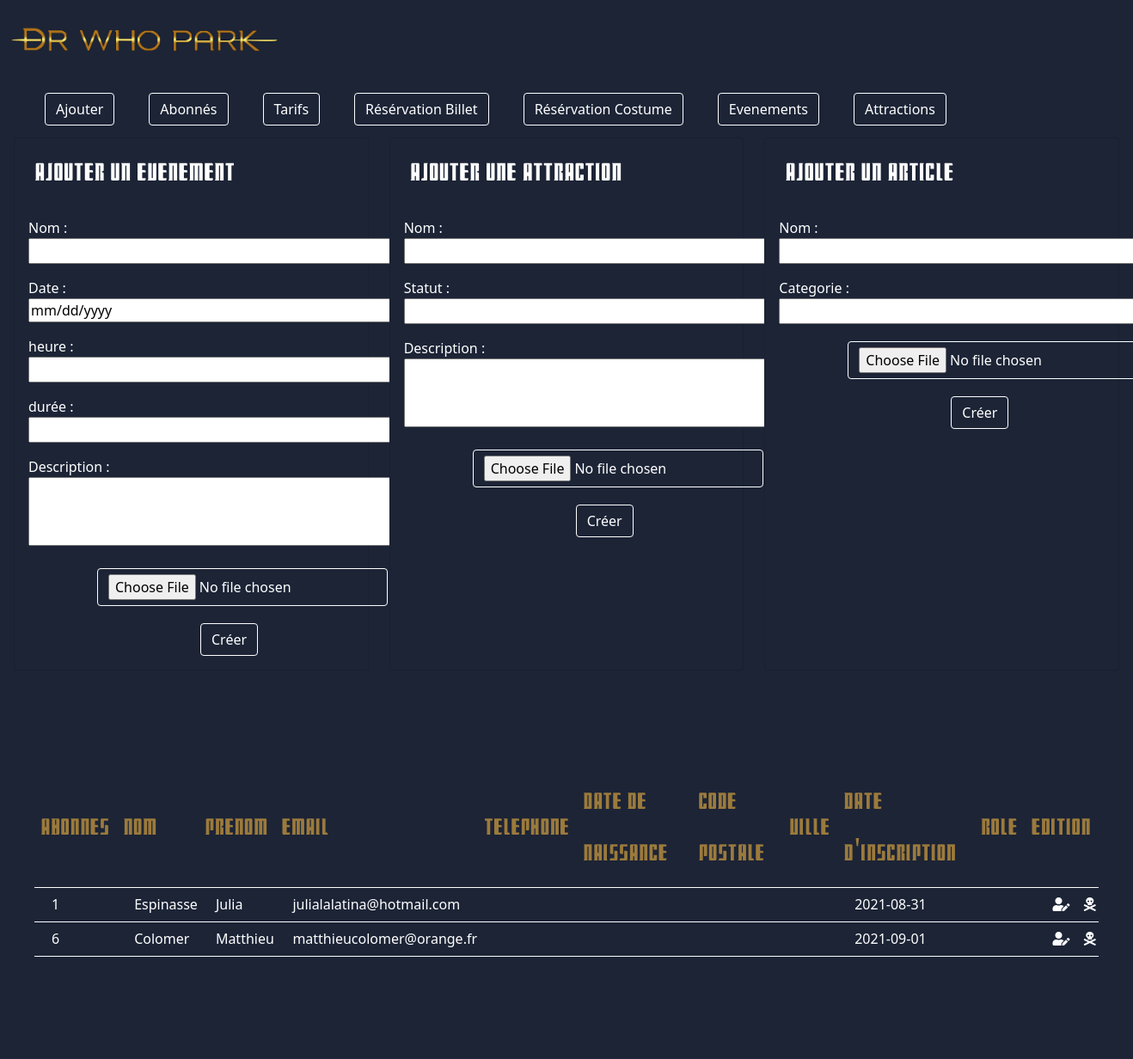
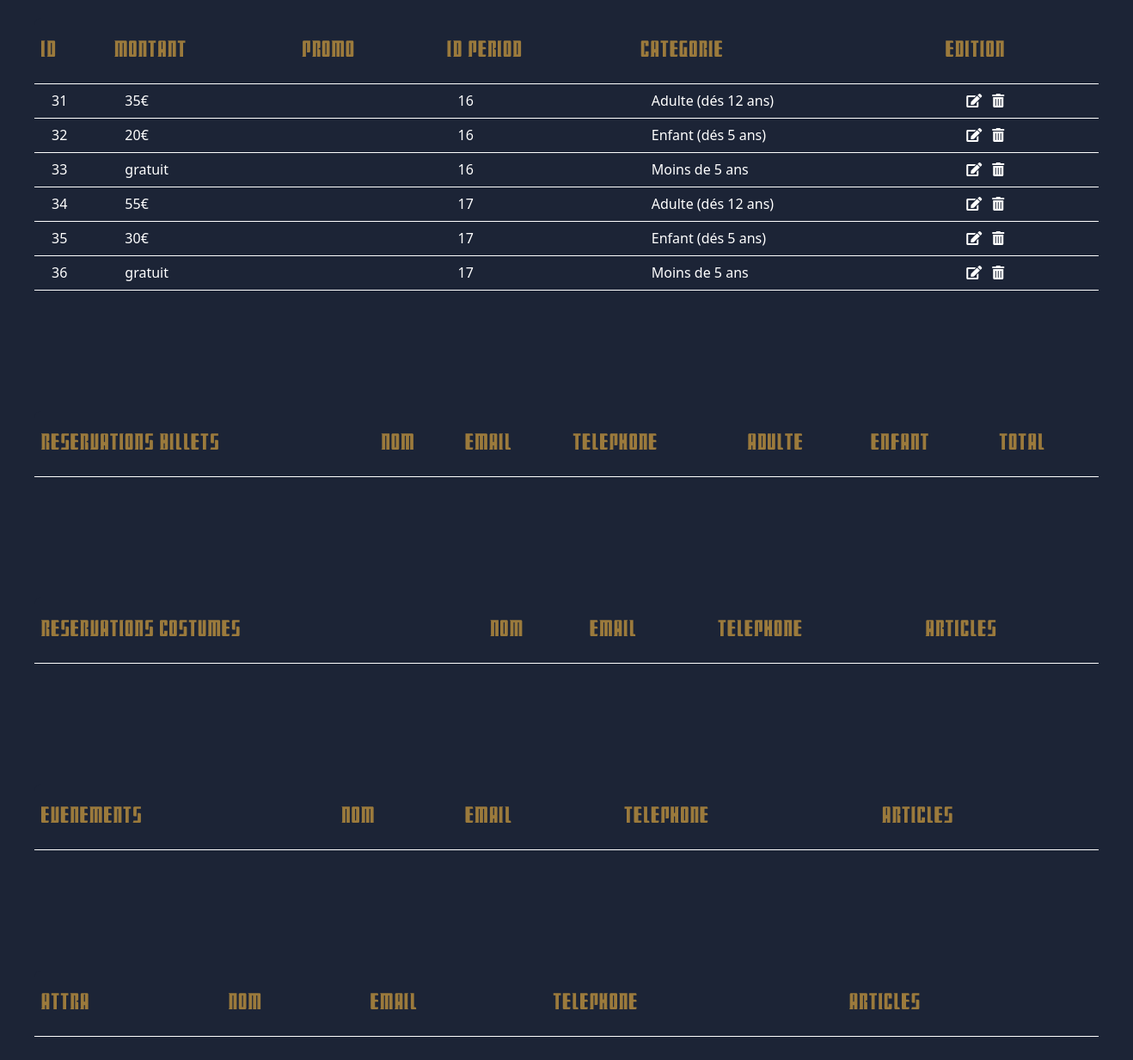
The page /HTML/ADMIN/admin.php on the database its author committed (2 pictures, top to bottom).
### tables this page shows
CREATE TABLE IF NOT EXISTS `user` (
  `id` int NOT NULL AUTO_INCREMENT,
  `name` varchar(50) NOT NULL,
  `firstname` varchar(50) NOT NULL,
  `email` varchar(50) NOT NULL,
  `mdp` varchar(50) NOT NULL,
  `birthday` date DEFAULT NULL,
  `phone` int DEFAULT NULL,
  `postcode` int DEFAULT NULL,
  `city` varchar(50) DEFAULT NULL,
  `date_inscription` date NOT NULL,
  PRIMARY KEY (`id`)
);

CREATE TABLE IF NOT EXISTS `tarif` (
  `id` int NOT NULL AUTO_INCREMENT,
  `montant` varchar(50) NOT NULL,
  `promo` varchar(3) DEFAULT NULL,
  `period_id` int DEFAULT NULL,
  `categorie` varchar(50) NOT NULL,
  PRIMARY KEY (`id`)
);

### PHP/BDD/functionsBdd.php (called while the page is built, shortened)
<?php
function allUsers($bdd) {
    $sql = "SELECT * from user";
    $req =  $bdd->prepare($sql);
    $result = $req->execute();
    $data = $req->fetchAll(PDO::FETCH_OBJ);
    return $data;
}
function allTarifs($bdd) {
    $sql = "SELECT * from tarif";
    $req =  $bdd->prepare($sql);
    $result = $req->execute();
    $data = $req->fetchAll(PDO::FETCH_OBJ);
    return $data;
}

### HTML/ADMIN/admin.php (the view, shortened to what this page needs)
<!DOCTYPE html>
<html lang="fr">
    <head>
        <link href="https://unpkg.com/aos@2.3.1/dist/aos.css" rel="stylesheet">
        <link href="https://cdnjs.cloudflare.com/ajax/libs/font-awesome/5.13.1/css/all.min.css" rel="stylesheet"/>
        <link href="https://cdn.jsdelivr.net/npm/bootstrap@5.0.0-beta2/dist/css/bootstrap.min.css" rel="stylesheet"
>
        <link href="../../font/stylesheet.css" rel="stylesheet"/>
        <link href="../../css/style.css" rel="stylesheet"/>
    </head>
    <body id="bodyAdmin" onload="getUsers();">
        <nav class="navbar fixed-top">
            <div class="container-fluid">
                <a class="navbar-brand" href="../../index.php">
                    <img src="../../images/logo/logo/drwp.png" alt="logoDWP" id="logo">
                </a>
                <ul class="nav">
                    <a class="btn btn-admin" href="#up"> Ajouter </a>
                    <a class="btn btn-admin" href="#listUsers"> Abonnés </a>
                    <a class="btn btn-admin" href="#listTarifs"> Tarifs </a>
                    <a class="btn btn-admin" href="#listResaBillets"> Résérvation Billet </a>
                    <a class="btn btn-admin" href="#listResaCostumes"> Résérvation Costume </a>
                    <a class="btn btn-admin" href="#listEvents"> Evenements </a>
                    <a class="btn btn-admin" href="#listAttractions"> Attractions </a>
                </ul>
            </div>
        </nav>
        <div id="up"></div>
        <div class="row row-cols-1 row-cols-md-3 g-4" id="rowFirst">
            <div class="col" >
                <div class="card card-ajout">
                    <h5 class="card-title card-titre-ajout">Ajouter un evenement</h5>
                    <div class="form-ajout">
                        <div>
                            <label for="name">Nom :</label>
                            <input type="text" id="event_card_name" name="name" required>
                        </div>
                        <div>
                            <label for="date">Date :</label>
                            <input type="date" id="event_date" name="date" value="aaaa-mm-jj" min="1900-01-01" max="2202-02-02" required>
                        </div>
                        <div>
                            <label for="time">heure :</label>
                            <input type="text" id="heure_time" name="time" required>
                        </div>
                        <div>
                            <label for="time">durée :</label>
                            <input type="text" id="event_time" name="time" required>
                        </div>
                        <div>
                            <label for="msg">Description :</label>
                            <textarea id="msg" name="msg"></textarea>
                        </div>
                        <div>
                            <input class="btn btn-file" type="file" name="file" />
                        </div>
                        <a href="#" class="btn ">Créer</a>
                    </div>
                </div>
            </div>
            <div class="col" >
                <div class="card card-ajout">
                    <h5 class="card-title card-titre-ajout">Ajouter une attraction</h5>
                    <div class="form-ajout">
                        <div>
                            <label for="name">Nom :</label>
                            <input type="text" id="attraction_card_name" name="name" required>
                        </div>
                        <div>
                            <label for="name">Statut :</label>
                            <input type="text" id="attraction_statut" name="name" required>
                        </div>
                        <div>
                            <label for="msg">Description :</label>
                            <textarea id="attraction_texte" name="msg"></textarea>
                        </div>
                        <div>
                            <input class="btn btn-file" type="file" name="file"/>
                        </div>
                        <a href="#" class="btn ">Créer</a>
                    </div>
                </div>
            </div>
            <div class="col" >
                <div class="card card-ajout">
                    <h5 class="card-title card-titre-ajout">Ajouter un article</h5>
                    <div class="form-ajout">
                        <div>
                            <label for="name">Nom :</label>
                            <input type="text" id="article_name" name="name" required>
                        </div>
                        <div>
                            <label for="name">Categorie :</label>
                            <input type="text" id="categorie_name" name="name" required>
                        </div>
                        <div>
                            <input class="btn btn-file" type="file" name="file" />
                        </div>
                        <a href="#" class="btn ">Créer</a>
                    </div>
                </div>
            </div>
        </div>
        <div id="listUsers">
        <section class="tableau row-one tfirst" >
            <table >
                <thead>
                    <tr>
                        <td>Abonnes</td>
                        <td>Nom</td>
                        <td>Prenom</td>
                        <td>Email</td>
                        <td>Telephone</td>
                        <td>Date de naissance</td>
                        <td>Code Postale</td>
                        <td>Ville</td>
                        <td>Date d'inscription</td>
                        <td>role</td>
                        <td>edition</td>
                    </tr>
                </thead>
                <tbody id="users">
                    <?php
                    include "../../php/bdd/sql.php";
                    include "../../php/bdd/functionsBdd.php";
                        foreach(allUsers($bdd) as $user){
                        echo "<tr id=".htmlspecialchars($user ->email)." class='user'>
                                <td>".htmlspecialchars($user ->id)."</td>
                                <td> ". htmlspecialchars($user ->name)."</td>
                                <td> ". htmlspecialchars($user ->firstname)."</td>
                                <td> ". htmlspecialchars($user ->email)."</td>
                                <td> ". htmlspecialchars($user ->phone)."</td>
                                <td> ". htmlspecialchars($user ->birthday)."</td>
                                <td> ". htmlspecialchars($user ->postcode)."</td>
                                <td> ". htmlspecialchars($user ->city)."</td>
                                <td> ". htmlspecialchars($user ->date_inscription)."</td>
                                <td> ". htmlspecialchars($user ->role)."</td>
                                <td id=".htmlspecialchars($user ->email).">
                                    <a href=''><i class='fas fa-user-edit'></i></a>
                                    <a href=''><i class='fas fa-skull-crossbones'></i></a>
                                </td>
                            </tr>";
                        }
                    ?>
                </tbody>
            </table>
        </section>
        </div>
        <div id="listTarifs">
        <section class="tableau row-one tfirst" >
            <table >
                <thead>
                    <tr>
                        <td>Id</td>
                        <td>Montant</td>
                        <td>Promo</td>
                        <td>Id Period</td>
                        <td>Categorie</td>
                        <td>edition</td>
                    </tr>
                </thead>
                <tbody id="tarif">
                    <?php
                        foreach(allTarifs($bdd) as $tarif){
                            echo "<tr>
                            <td>".htmlspecialchars($tarif ->id)."</td>
                            <td> ". htmlspecialchars($tarif ->montant)."</td>
                            <td> ". htmlspecialchars($tarif ->promo)."</td>
                            <td> ". htmlspecialchars($tarif ->period_id)."</td>
                            <td> ". htmlspecialchars($tarif ->categorie)."</td>
                            <td><a href=''><i class='fas fa-edit'></i></a><a href=''><i class='fas fa-trash-alt'></i></a></td>
                            </tr>";
                        }
                    ?>
                </tbody>
            </table>
        </section>
        </div>
        <section class="tableau row-one tfirst">
            <table>
                <thead>
                    <tr>
                        <td>Reservations Billets</td>
                        <td>Nom</td>
                        <td>Email</td>
                        <td>Telephone</td>
                        <td>Adulte</td>
                        <td>Enfant</td>
                        <td>Total</td>
                    </tr>
                </thead>
            </table>
        </section>
        <section class="tableau row-one tfirst">
            <table>
                <thead>
                    <tr>
                        <td>Reservations Costumes</td>
                        <td>Nom</td>
                        <td>Email</td>
                        <td>Telephone</td>
                        <td>Articles</td>
                    </tr>
                </thead>
            </table>
        </section>
        <section class="tableau row-one tfirst">
            <table>
                <thead>
                    <tr>
                        <td>Evenements</td>
                        <td>Nom</td>
                        <td>Email</td>
                        <td>Telephone</td>
                        <td>Articles</td>
                    </tr>
                </thead>
            </table>
        </section>
        <section class="tableau row-one tfirst">
            <table>
                <thead>
                    <tr>
                        <td>Attra</td>
                        <td>Nom</td>
                        <td>Email</td>
                        <td>Telephone</td>
                        <td>Articles</td>
                    </tr>
                </thead>
            </table>
        </section>
    </body>
</html>

### CSS/style.css (style rules this page uses)
body { background-color: #1c2436; background-image: url("../Images/pageVisiteur/background.jpg"); background-attachment: fixed; background-repeat: no-repeat; background-size: cover; background-position: center; overflow-x: hidden; overflow-y: hidden; }
#bodyAdmin { overflow-y: scroll; }
section, #navbarAcceuil { -webkit-animation: fadeInAnimation ease 4s; animation: fadeInAnimation ease 4s; -webkit-animation-fill-mode: forwards; animation-fill-mode: forwards; -webkit-animation-iteration-count: 1; animation-iteration-count: 1; }
a { text-decoration: none; color: #fff; }
#up { padding-top: 5vh; }
nav { display: -webkit-box; display: -ms-flexbox; display: flex; text-decoration: none; }
nav .navbar-brand { font-family: aAcornSquash, Tahoma, "Times New Roman", SansSerif; font-size: 290%; }
nav #logo { width: 40vh; height: auto; }
.container-fluid { margin-right: 40px; }
.navbar { background-color: transparent; -webkit-transition: 1s background-color; transition: 1s background-color; }
.row { padding-top: 15vh; padding: 2vh; }
.row .card { background-color: #1c2436; color: white; height: 100%; }
.row .card .card-title { margin-left: 1vh; font-family: DoctorWho, "Times New Roman", SansSerif; letter-spacing: 1px; font-size: 270%; }
#rowFirst { margin-top: 10vh; }
.card-ajout { padding-top: 40vh; padding: 2vh; }
label { display: inline-block; margin-top: 2vh; width: 60vh; }
input { width: 60vh; }
textarea { width: 60vh; height: 10vh; }
.btn { margin-top: 20px; margin-left: 25vh; margin-right: 25vh; color: white; border-color: #fff; width: auto; }
.btn-admin { background-color: #1c2436; margin-left: 5vh; margin-right: 0; }
.btn-file { margin-left: 10vh; margin-right: 0; }
table { border-top-left-radius: 1vh; background-color: #1c2436; color: #fff; width: 100%; }
table thead { color: #9b7a3c; font-family: DoctorWho, "Times New Roman", SansSerif; letter-spacing: 1px; font-size: 2.5rem; }
table thead td { padding: 1vh; }
.tableau { padding: 5vh; }
.tableau tr { border-bottom: solid 1px #fff; height: 40px; }
tbody td { padding-left: 20px; }
.tfirst { padding-top: 100px; }
i.fas.fa-user-edit, i.fas.fa-skull-crossbones, i.fas.fa-edit, i.fas.fa-trash-alt { margin-left: 12px; }

### rows shown on the page
user: id "1", name "Espinasse", firstname "Julia", email "julialalatina@hotmail.com", date_inscription "2021-08-31"
user: id "6", name "Colomer", firstname "Matthieu", email "matthieucolomer@orange.fr", date_inscription "2021-09-01"
tarif: id "31", montant "35€", period "16", categorie "Adulte (dés 12 ans)"
tarif: id "32", montant "20€", period "16", categorie "Enfant (dés 5 ans)"
tarif: id "33", montant "gratuit", period "16", categorie "Moins de 5 ans"
tarif: id "34", montant "55€", period "17", categorie "Adulte (dés 12 ans)"
tarif: id "35", montant "30€", period "17", categorie "Enfant (dés 5 ans)"
tarif: id "36", montant "gratuit", period "17", categorie "Moins de 5 ans"
